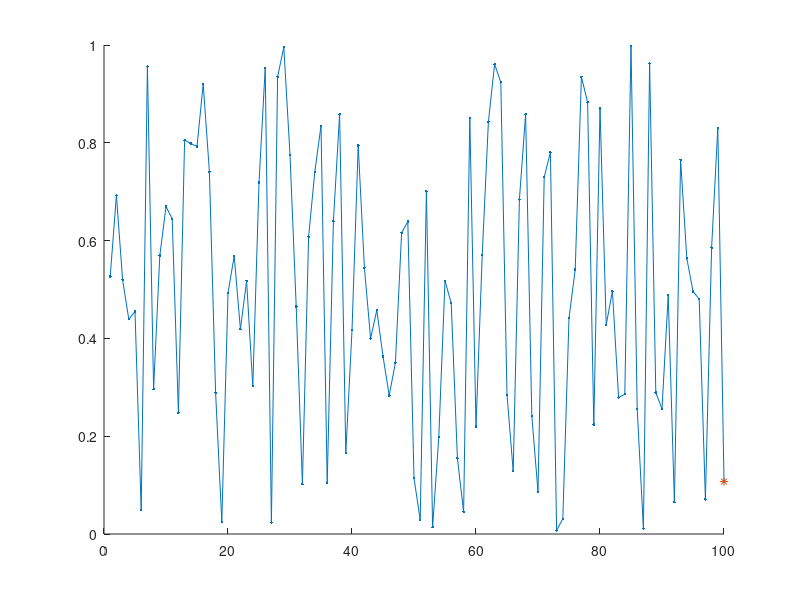

Source code (MATLAB):
% option 2
len = 100;
x = 1:len;
y = rand(1,len);
figure(2);
clf();
hold on;
line = plot(x(1), y(1));
point = plot(x(1), y(1), '*');
for i2 = 1:len
 set(line, 'XData', x(1:i2), 'YData', y(1:i2));
 set(point, 'XData', x(i2), 'YData', y(i2));
 pause(0.01); % needed or you dont see the loop
end